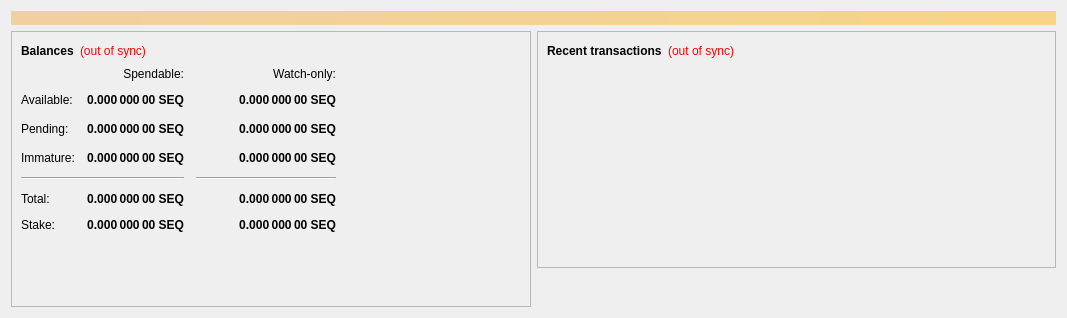
<?xml version="1.0" encoding="UTF-8"?>
<ui version="4.0">
 <class>OverviewPage</class>
 <widget class="QWidget" name="OverviewPage">
  <property name="geometry">
   <rect>
    <x>0</x>
    <y>0</y>
    <width>1067</width>
    <height>318</height>
   </rect>
  </property>
  <property name="sizePolicy">
   <sizepolicy hsizetype="Minimum" vsizetype="Preferred">
    <horstretch>0</horstretch>
    <verstretch>0</verstretch>
   </sizepolicy>
  </property>
  <property name="minimumSize">
   <size>
    <width>1067</width>
    <height>318</height>
   </size>
  </property>
  <property name="windowTitle">
   <string>Form</string>
  </property>
  <layout class="QVBoxLayout" name="topLayout">
   <item>
    <widget class="QLabel" name="labelAlerts">
     <property name="visible">
      <bool>false</bool>
     </property>
     <property name="styleSheet">
      <string notr="true">background-color: qlineargradient(x1: 0, y1: 0, x2: 1, y2: 0, stop:0 #F0D0A0, stop:1 #F8D488); color:#000000;</string>
     </property>
     <property name="wordWrap">
      <bool>true</bool>
     </property>
     <property name="margin">
      <number>3</number>
     </property>
    </widget>
   </item>
   <item>
    <layout class="QHBoxLayout" name="horizontalLayout" stretch="1,1">
     <item>
      <layout class="QVBoxLayout" name="verticalLayout_2">
       <item>
        <widget class="QFrame" name="frame">
         <property name="frameShape">
          <enum>QFrame::StyledPanel</enum>
         </property>
         <property name="frameShadow">
          <enum>QFrame::Raised</enum>
         </property>
         <layout class="QVBoxLayout" name="verticalLayout_4">
          <item>
           <layout class="QHBoxLayout" name="horizontalLayout_4">
            <item>
             <widget class="QLabel" name="label_5">
              <property name="font">
               <font>
                <weight>75</weight>
                <bold>true</bold>
               </font>
              </property>
              <property name="text">
               <string>Balances</string>
              </property>
             </widget>
            </item>
            <item>
             <widget class="QLabel" name="labelWalletStatus">
              <property name="cursor">
               <cursorShape>WhatsThisCursor</cursorShape>
              </property>
              <property name="toolTip">
               <string>The displayed information may be out of date. Your wallet automatically synchronizes with the Sequence network after a connection is established, but this process has not completed yet.</string>
              </property>
              <property name="styleSheet">
               <string notr="true">QLabel { color: red; }</string>
              </property>
              <property name="text">
               <string notr="true">(out of sync)</string>
              </property>
              <property name="alignment">
               <set>Qt::AlignLeading|Qt::AlignLeft|Qt::AlignVCenter</set>
              </property>
             </widget>
            </item>
            <item>
             <spacer name="horizontalSpacer_3">
              <property name="orientation">
               <enum>Qt::Horizontal</enum>
              </property>
              <property name="sizeHint" stdset="0">
               <size>
                <width>40</width>
                <height>20</height>
               </size>
              </property>
             </spacer>
            </item>
           </layout>
          </item>
          <item>
           <layout class="QGridLayout" name="gridLayout">
            <property name="spacing">
             <number>12</number>
            </property>
            <item row="2" column="2">
             <widget class="QLabel" name="labelWatchPending">
              <property name="font">
               <font>
                <weight>75</weight>
                <bold>true</bold>
               </font>
              </property>
              <property name="cursor">
               <cursorShape>IBeamCursor</cursorShape>
              </property>
              <property name="toolTip">
               <string>Unconfirmed transactions to watch-only addresses</string>
              </property>
              <property name="text">
               <string notr="true">0.000 000 00 SEQ</string>
              </property>
              <property name="alignment">
               <set>Qt::AlignRight|Qt::AlignTrailing|Qt::AlignVCenter</set>
              </property>
              <property name="textInteractionFlags">
               <set>Qt::LinksAccessibleByMouse|Qt::TextSelectableByKeyboard|Qt::TextSelectableByMouse</set>
              </property>
             </widget>
            </item>
            <item row="2" column="1">
             <widget class="QLabel" name="labelUnconfirmed">
              <property name="font">
               <font>
                <weight>75</weight>
                <bold>true</bold>
               </font>
              </property>
              <property name="cursor">
               <cursorShape>IBeamCursor</cursorShape>
              </property>
              <property name="toolTip">
               <string>Total of transactions that have yet to be confirmed, and do not yet count toward the spendable balance</string>
              </property>
              <property name="text">
               <string notr="true">0.000 000 00 SEQ</string>
              </property>
              <property name="alignment">
               <set>Qt::AlignRight|Qt::AlignTrailing|Qt::AlignVCenter</set>
              </property>
              <property name="textInteractionFlags">
               <set>Qt::LinksAccessibleByMouse|Qt::TextSelectableByKeyboard|Qt::TextSelectableByMouse</set>
              </property>
             </widget>
            </item>
            <item row="3" column="2">
             <widget class="QLabel" name="labelWatchImmature">
              <property name="font">
               <font>
                <weight>75</weight>
                <bold>true</bold>
               </font>
              </property>
              <property name="cursor">
               <cursorShape>IBeamCursor</cursorShape>
              </property>
              <property name="toolTip">
               <string>Mined balance in watch-only addresses that has not yet matured</string>
              </property>
              <property name="text">
               <string notr="true">0.000 000 00 SEQ</string>
              </property>
              <property name="alignment">
               <set>Qt::AlignRight|Qt::AlignTrailing|Qt::AlignVCenter</set>
              </property>
              <property name="textInteractionFlags">
               <set>Qt::LinksAccessibleByMouse|Qt::TextSelectableByKeyboard|Qt::TextSelectableByMouse</set>
              </property>
             </widget>
            </item>
            <item row="4" column="0" colspan="2">
             <widget class="Line" name="line">
              <property name="orientation">
               <enum>Qt::Horizontal</enum>
              </property>
             </widget>
            </item>
            <item row="4" column="2">
             <widget class="Line" name="lineWatchBalance">
              <property name="sizePolicy">
               <sizepolicy hsizetype="Preferred" vsizetype="Fixed">
                <horstretch>0</horstretch>
                <verstretch>0</verstretch>
               </sizepolicy>
              </property>
              <property name="minimumSize">
               <size>
                <width>140</width>
                <height>0</height>
               </size>
              </property>
              <property name="orientation">
               <enum>Qt::Horizontal</enum>
              </property>
             </widget>
            </item>
            <item row="5" column="0">
             <widget class="QLabel" name="labelTotalText">
              <property name="text">
               <string>Total:</string>
              </property>
             </widget>
            </item>
            <item row="3" column="1">
             <widget class="QLabel" name="labelImmature">
              <property name="font">
               <font>
                <weight>75</weight>
                <bold>true</bold>
               </font>
              </property>
              <property name="cursor">
               <cursorShape>IBeamCursor</cursorShape>
              </property>
              <property name="toolTip">
               <string>Mined balance that has not yet matured</string>
              </property>
              <property name="text">
               <string notr="true">0.000 000 00 SEQ</string>
              </property>
              <property name="alignment">
               <set>Qt::AlignRight|Qt::AlignTrailing|Qt::AlignVCenter</set>
              </property>
              <property name="textInteractionFlags">
               <set>Qt::LinksAccessibleByMouse|Qt::TextSelectableByKeyboard|Qt::TextSelectableByMouse</set>
              </property>
             </widget>
            </item>
            <item row="2" column="3">
             <spacer name="horizontalSpacer_2">
              <property name="orientation">
               <enum>Qt::Horizontal</enum>
              </property>
              <property name="sizeHint" stdset="0">
               <size>
                <width>40</width>
                <height>20</height>
               </size>
              </property>
             </spacer>
            </item>
            <item row="3" column="0">
             <widget class="QLabel" name="labelImmatureText">
              <property name="text">
               <string>Immature:</string>
              </property>
             </widget>
            </item>
            <item row="5" column="1">
             <widget class="QLabel" name="labelTotal">
              <property name="font">
               <font>
                <weight>75</weight>
                <bold>true</bold>
               </font>
              </property>
              <property name="cursor">
               <cursorShape>IBeamCursor</cursorShape>
              </property>
              <property name="toolTip">
               <string>Your current total balance</string>
              </property>
              <property name="text">
               <string notr="true">0.000 000 00 SEQ</string>
              </property>
              <property name="alignment">
               <set>Qt::AlignRight|Qt::AlignTrailing|Qt::AlignVCenter</set>
              </property>
              <property name="textInteractionFlags">
               <set>Qt::LinksAccessibleByMouse|Qt::TextSelectableByKeyboard|Qt::TextSelectableByMouse</set>
              </property>
             </widget>
            </item>
            <item row="5" column="2">
             <widget class="QLabel" name="labelWatchTotal">
              <property name="font">
               <font>
                <weight>75</weight>
                <bold>true</bold>
               </font>
              </property>
              <property name="cursor">
               <cursorShape>IBeamCursor</cursorShape>
              </property>
              <property name="toolTip">
               <string>Current total balance in watch-only addresses</string>
              </property>
              <property name="text">
               <string notr="true">0.000 000 00 SEQ</string>
              </property>
              <property name="alignment">
               <set>Qt::AlignRight|Qt::AlignTrailing|Qt::AlignVCenter</set>
              </property>
              <property name="textInteractionFlags">
               <set>Qt::LinksAccessibleByMouse|Qt::TextSelectableByKeyboard|Qt::TextSelectableByMouse</set>
              </property>
             </widget>
            </item>
            <item row="0" column="2">
             <widget class="QLabel" name="labelWatchonly">
              <property name="text">
               <string>Watch-only:</string>
              </property>
              <property name="alignment">
               <set>Qt::AlignRight|Qt::AlignTrailing|Qt::AlignVCenter</set>
              </property>
             </widget>
            </item>
            <item row="1" column="0">
             <widget class="QLabel" name="labelBalanceText">
              <property name="text">
               <string>Available:</string>
              </property>
             </widget>
            </item>
            <item row="1" column="1">
             <widget class="QLabel" name="labelBalance">
              <property name="font">
               <font>
                <weight>75</weight>
                <bold>true</bold>
               </font>
              </property>
              <property name="cursor">
               <cursorShape>IBeamCursor</cursorShape>
              </property>
              <property name="toolTip">
               <string>Your current spendable balance</string>
              </property>
              <property name="text">
               <string notr="true">0.000 000 00 SEQ</string>
              </property>
              <property name="alignment">
               <set>Qt::AlignRight|Qt::AlignTrailing|Qt::AlignVCenter</set>
              </property>
              <property name="textInteractionFlags">
               <set>Qt::LinksAccessibleByMouse|Qt::TextSelectableByKeyboard|Qt::TextSelectableByMouse</set>
              </property>
             </widget>
            </item>
            <item row="1" column="2">
             <widget class="QLabel" name="labelWatchAvailable">
              <property name="font">
               <font>
                <weight>75</weight>
                <bold>true</bold>
               </font>
              </property>
              <property name="cursor">
               <cursorShape>IBeamCursor</cursorShape>
              </property>
              <property name="toolTip">
               <string>Your current balance in watch-only addresses</string>
              </property>
              <property name="text">
               <string notr="true">0.000 000 00 SEQ</string>
              </property>
              <property name="alignment">
               <set>Qt::AlignRight|Qt::AlignTrailing|Qt::AlignVCenter</set>
              </property>
              <property name="textInteractionFlags">
               <set>Qt::LinksAccessibleByMouse|Qt::TextSelectableByKeyboard|Qt::TextSelectableByMouse</set>
              </property>
             </widget>
            </item>
            <item row="2" column="0">
             <widget class="QLabel" name="labelPendingText">
              <property name="text">
               <string>Pending:</string>
              </property>
             </widget>
            </item>
            <item row="0" column="1">
             <widget class="QLabel" name="labelSpendable">
              <property name="text">
               <string>Spendable:</string>
              </property>
              <property name="alignment">
               <set>Qt::AlignRight|Qt::AlignTrailing|Qt::AlignVCenter</set>
              </property>
             </widget>
            </item>
            <item row="6" column="0">
             <widget class="QLabel" name="labelStakeText">
              <property name="text">
               <string>Stake:</string>
              </property>
             </widget>
            </item>
            <item row="6" column="1">
             <widget class="QLabel" name="labelStake">
              <property name="font">
               <font>
                <weight>75</weight>
                <bold>true</bold>
               </font>
              </property>
              <property name="cursor">
               <cursorShape>IBeamCursor</cursorShape>
              </property>
              <property name="toolTip">
               <string>Your current balance that is used in stake generation</string>
              </property>
              <property name="text">
               <string notr="true">0.000 000 00 SEQ</string>
              </property>
              <property name="alignment">
               <set>Qt::AlignRight|Qt::AlignTrailing|Qt::AlignVCenter</set>
              </property>
              <property name="textInteractionFlags">
               <set>Qt::LinksAccessibleByMouse|Qt::TextSelectableByKeyboard|Qt::TextSelectableByMouse</set>
              </property>
             </widget>
            </item>
            <item row="6" column="2">
             <widget class="QLabel" name="labelWatchStake">
              <property name="font">
               <font>
                <weight>75</weight>
                <bold>true</bold>
               </font>
              </property>
              <property name="cursor">
               <cursorShape>IBeamCursor</cursorShape>
              </property>
              <property name="toolTip">
               <string>Your current balance that is used for stake generation in watch-only addresses</string>
              </property>
              <property name="text">
               <string notr="true">0.000 000 00 SEQ</string>
              </property>
              <property name="alignment">
               <set>Qt::AlignRight|Qt::AlignTrailing|Qt::AlignVCenter</set>
              </property>
              <property name="textInteractionFlags">
               <set>Qt::LinksAccessibleByMouse|Qt::TextSelectableByKeyboard|Qt::TextSelectableByMouse</set>
              </property>
             </widget>
            </item>
            <item row="7" column="0">
             <spacer name="verticalSpacerCamel">
              <property name="orientation">
               <enum>Qt::Vertical</enum>
              </property>
              <property name="sizeHint" stdset="0">
               <size>
                <width>20</width>
                <height>100</height>
               </size>
              </property>
             </spacer>
            </item>
            <item row="8" column="0">
             <widget class="QLabel" name="labelCamel"/>
            </item>
           </layout>
          </item>
         </layout>
        </widget>
       </item>
       <item>
        <spacer name="verticalSpacer">
         <property name="orientation">
          <enum>Qt::Vertical</enum>
         </property>
         <property name="sizeHint" stdset="0">
          <size>
           <width>20</width>
           <height>40</height>
          </size>
         </property>
        </spacer>
       </item>
      </layout>
     </item>
     <item>
      <layout class="QVBoxLayout" name="verticalLayout_3">
       <item>
        <widget class="QFrame" name="frame_2">
         <property name="frameShape">
          <enum>QFrame::StyledPanel</enum>
         </property>
         <property name="frameShadow">
          <enum>QFrame::Raised</enum>
         </property>
         <layout class="QVBoxLayout" name="verticalLayout">
          <item>
           <layout class="QHBoxLayout" name="horizontalLayout_2">
            <item>
             <widget class="QLabel" name="label_4">
              <property name="font">
               <font>
                <weight>75</weight>
                <bold>true</bold>
               </font>
              </property>
              <property name="text">
               <string>Recent transactions</string>
              </property>
             </widget>
            </item>
            <item>
             <widget class="QLabel" name="labelTransactionsStatus">
              <property name="cursor">
               <cursorShape>WhatsThisCursor</cursorShape>
              </property>
              <property name="toolTip">
               <string>The displayed information may be out of date. Your wallet automatically synchronizes with the Sequence network after a connection is established, but this process has not completed yet.</string>
              </property>
              <property name="styleSheet">
               <string notr="true">QLabel { color: red; }</string>
              </property>
              <property name="text">
               <string notr="true">(out of sync)</string>
              </property>
              <property name="alignment">
               <set>Qt::AlignRight|Qt::AlignTrailing|Qt::AlignVCenter</set>
              </property>
             </widget>
            </item>
            <item>
             <spacer name="horizontalSpacer">
              <property name="orientation">
               <enum>Qt::Horizontal</enum>
              </property>
              <property name="sizeHint" stdset="0">
               <size>
                <width>40</width>
                <height>20</height>
               </size>
              </property>
             </spacer>
            </item>
           </layout>
          </item>
          <item>
           <widget class="QListView" name="listTransactions">
            <property name="styleSheet">
             <string notr="true">QListView { background: transparent; }</string>
            </property>
            <property name="frameShape">
             <enum>QFrame::NoFrame</enum>
            </property>
            <property name="verticalScrollBarPolicy">
             <enum>Qt::ScrollBarAlwaysOff</enum>
            </property>
            <property name="horizontalScrollBarPolicy">
             <enum>Qt::ScrollBarAlwaysOff</enum>
            </property>
            <property name="selectionMode">
             <enum>QAbstractItemView::NoSelection</enum>
            </property>
           </widget>
          </item>
         </layout>
        </widget>
       </item>
       <item>
        <spacer name="verticalSpacer_2">
         <property name="orientation">
          <enum>Qt::Vertical</enum>
         </property>
         <property name="sizeHint" stdset="0">
          <size>
           <width>20</width>
           <height>40</height>
          </size>
         </property>
        </spacer>
       </item>
      </layout>
     </item>
    </layout>
   </item>
  </layout>
 </widget>
 <resources/>
 <connections/>
</ui>
